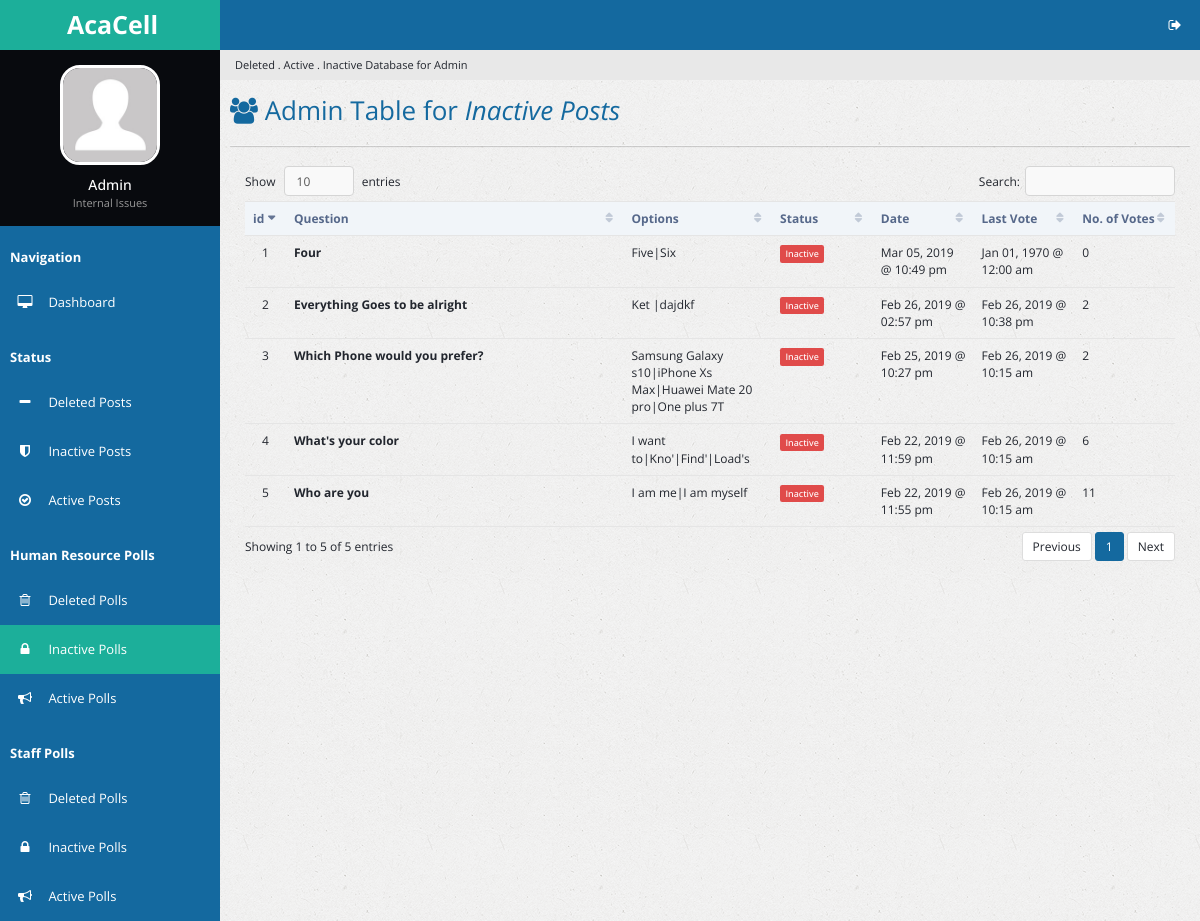
Page /inactpolls.php (signed in) on the earlier database version.
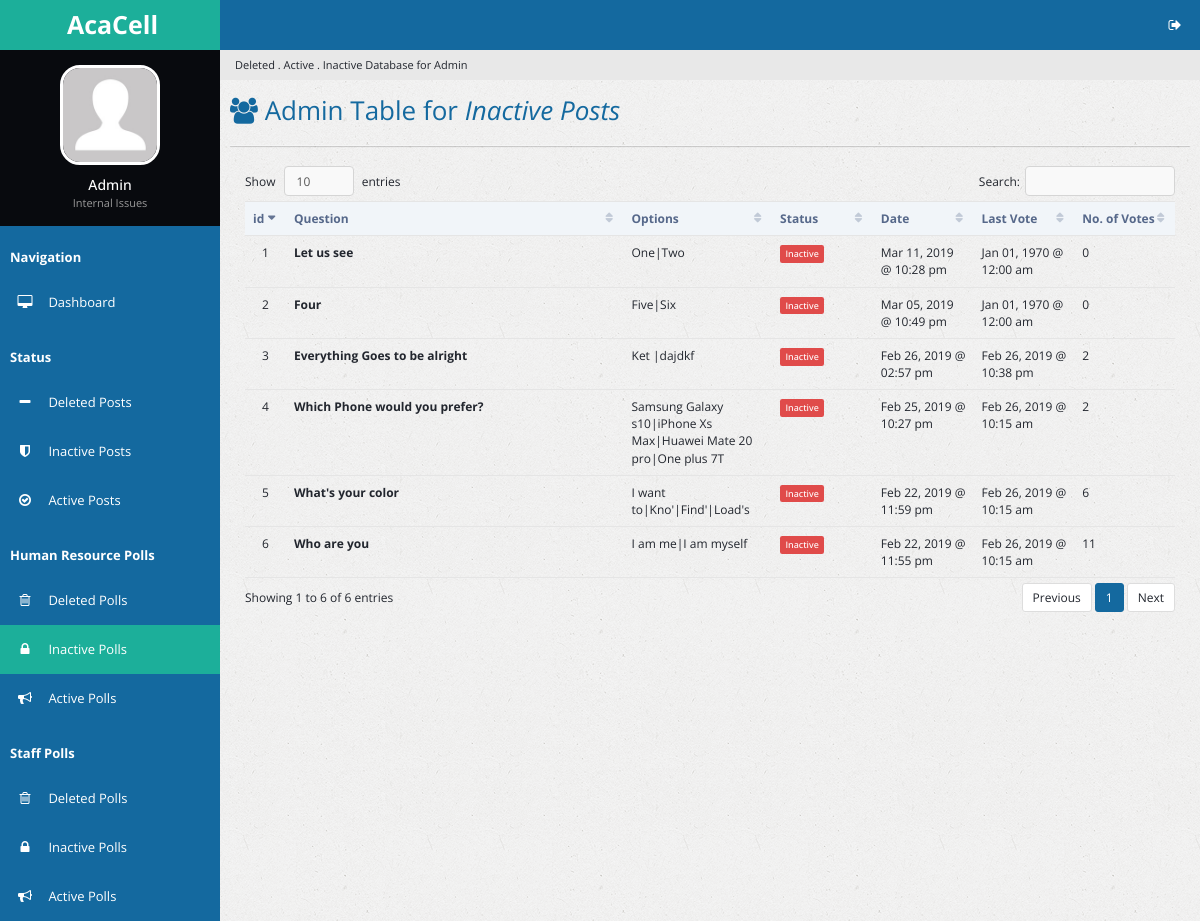
Same page on the later database version.
### tables this page shows
CREATE TABLE `poll` (
  `p_id` int(32) NOT NULL,
  `p_question` text NOT NULL,
  `date_created` double NOT NULL,
  `p_options` varchar(250) NOT NULL,
  `p_votes` varchar(250) NOT NULL DEFAULT '0',
  `p_number_options` tinyint(3) NOT NULL,
  `date_stop_display` double DEFAULT NULL,
  `p_voters` int(11) DEFAULT '0',
  `p_last_vote_date` double DEFAULT '0',
  `u_id` int(11) NOT NULL DEFAULT '0',
  `u_fname` varchar(64) NOT NULL DEFAULT 'HR',
  `table_type` varchar(16) NOT NULL DEFAULT 'poll'
);

### inactpolls.php (the view, shortened to what the changed rows need)
<?php
include 'handlers/dbcon.php';
$curr_time = time();
if (isset($_SESSION['loggedin']) && isset($_SESSION['adminpanel'])) {
?>
<!DOCTYPE html>
<html lang="en">
<head>
        <link rel="stylesheet" type="text/css" id="theme" href="css/theme-default.css"/>
    </head>
    <body>
        <div class="page-container">
            <div class="page-sidebar">
                <ul class="x-navigation">
                    <li class="xn-logo">
                        <a href="table-export.php"><b>AcaCell</b></a>
                    </li>
                    <li class="xn-profile">
                        <div class="profile">
                            <div class="profile-image">
                                <img src="assets/images/users/avatar.jpg" alt="John Doe"/>
                            </div>
                            <div class="profile-data">
                                <div class="profile-data-name">Admin</div>
                                <div class="profile-data-title">Internal Issues</div>
                            </div>
                        </div>
                    </li>
                   <li class="xn-title"><b>Navigation</b></li>
                    <li>
                        <a href="admin.php"><span class="fa fa-desktop" style="color: white;"></span> <span class="xn-text" style="color: white;">Dashboard</span></a>
                    </li>
                    <li class="xn-title"><b>Status</b></li>
                    <li>
                        <a href="delposts.php"><span class="fa fa-minus" style="color: white;"></span> <span class="xn-text" style="color: white;">Deleted Posts</span></a>
                    </li>
                    <li>
                        <a href="inactposts.php"><span class="fa fa-shield" style="color: white;"></span> <span class="xn-text" style="color: white;">Inactive Posts</span></a>
                    </li>
                    <li>
                        <a href="actposts.php"><span class="fa fa-check-circle-o" style="color: white;"></span> <span class="xn-text" style="color: white;">Active Posts</span></a>
                    </li>
                    <li class="xn-title"><b>Human Resource Polls</b></li>
                    <li>
                       <a href="delpolls.php"><span class="fa fa-trash-o" style="color: white;"></span> <span class="xn-text" style="color: white;">Deleted Polls</span></a>
                   </li>
                    <li  class="active">
                       <a href="inactpolls.php"><span class="fa fa-lock" style="color: white;"></span> <span class="xn-text" style="color: white;">Inactive Polls</span></a>
                   </li>
                   <li>
                       <a href="actpolls.php"><span class="fa fa-bullhorn" style="color: white;"></span> <span class="xn-text" style="color: white;">Active Polls</span></a>
                   </li>
                   <li class="xn-title"><b>Staff Polls</b></li>
                     <li>
                        <a href="staffdelpolls.php"><span class="fa fa-trash-o" style="color: white;"></span> <span class="xn-text" style="color: white;">Deleted Polls</span></a>
                    </li>
                     <li>
                        <a href="staffinactpolls.php"><span class="fa fa-lock" style="color: white;"></span> <span class="xn-text" style="color: white;">Inactive Polls</span></a>
                    </li>
                    <li>
                        <a href="staffactpolls.php"><span class="fa fa-bullhorn" style="color: white;"></span> <span class="xn-text" style="color: white;">Active Polls</span></a>
                    </li>
                  </ul>
            </div>
            <div class="page-content">
                <ul class="x-navigation x-navigation-horizontal x-navigation-panel">
                    <li class="xn-icon-button pull-right">
                        <a href="#" class="mb-control" data-box="#mb-signout"><span class="fa fa-sign-out"></span></a>
                    </li>
                </ul>
                    <ul class="breadcrumb">
                    <li class="active">Deleted . Active . Inactive Database for Admin</li>
                </ul>
                <div class="page-title">
                    <h2><span class="fa fa-users"></span> Admin Table for <i>Inactive Posts</b></i></h2>
                </div>
                <div class="page-content-wrap">
                    <div class="row">
                        <div class="col-md-12">
                            <div class="panel panel-default">
                                </div>
                                <div class="panel-body">
                                    <table id="customers2" class="table datatable">
                                        <thead>
                                          <tr>
                                            <th width="50">id</th>
                                            <th width="300">Question</th>
                                            <th width="100">Options</th>
                                            <th width="100">Status</th>
                                            <th width="100">Date</th>
                                            <th width="100">Last Vote</th>
                                            <th width="100">No. of Votes</th>
                                          </tr>
                                        </thead>
                                        <tbody>
                                          <?php
                                            $sql_delpolldisplay = "SELECT * FROM poll WHERE date_stop_display < $curr_time AND u_id = 0 ORDER BY date_created DESC";
                                            $success_delpolldisplay = mysqli_query($link, $sql_delpolldisplay);
                                            if ($success_delpolldisplay->num_rows > 0) {
                                              $i = 1;
                                              while($rows = $success_delpolldisplay->fetch_assoc()){
                                          ?>
                                                <tr id="trow<?php echo $rows['p_id']; ?>">
                                                  <td class="text-center"> <?php echo $i; ?> </td>
                                                  <td><strong><?php echo $rows['p_question']; ?></strong></td>
                                                  <td><?php echo $rows['p_options']; ?></td>
                                                  <td><?php echo "<span class='label label-danger'>Inactive</span>";?></td>
                                                  <td><?php echo date("M d, Y @ h:i a", $rows['date_created']); ?></td>
                                                  <td><?php echo date("M d, Y @ h:i a", $rows['p_last_vote_date']); ?></td>
                                                  <td><?php echo $rows['p_voters']; ?></td>
                                                </tr>
                                          <?php
                                            $i++;
                                                }
                                              }
                                          ?>
                                            </tbody>
                                    </table>
                                </div>
                            </div>
                        </div>
                    </div>
                </div>
            </div>
    </body>
</html>
<?php
}else {
  header('location:admin.php');
}
 ?>

Differences in the rows shown:
added poll: p_question "Let us see", p_options "One|Two", date_created "Mar 11, 2019 @ 10:28 pm", p_last_vote_date "Jan 01, 1970 @ 12:00 am", p_voters "0"
Other differences:
text written by a page script: "Show entries Search: Showing 1 to 5 of 5 entries Previous 1 Next" → "Show entries Search: Showing 1 to 6 of 6 entries Previous 1 Next"
